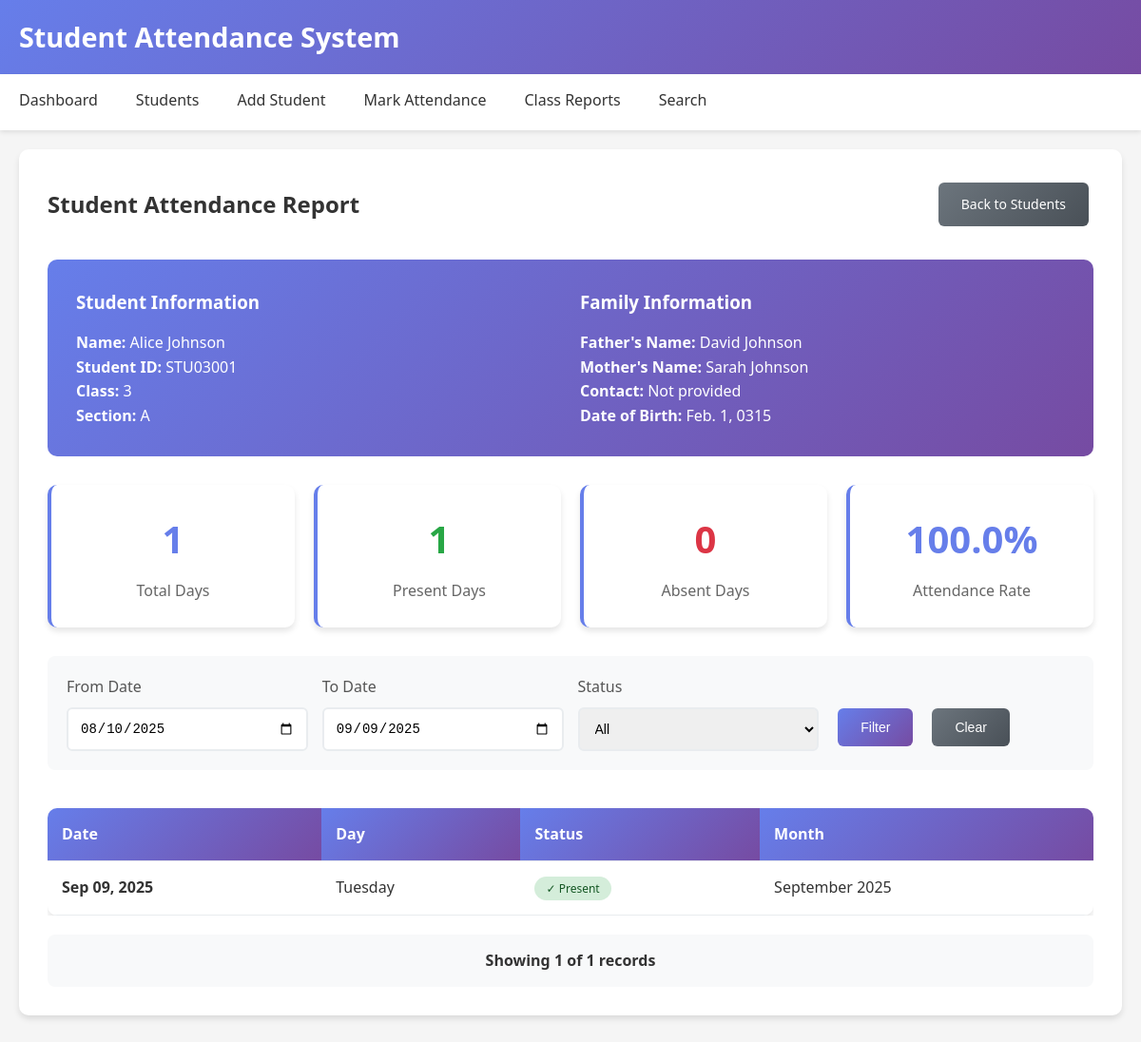
The app's page /student-report/1/ with its own data.
### students/models.py (models this page shows, shortened)
class Student(models.Model):
    student_id = models.CharField(max_length=20, unique=True)
    name = models.CharField(max_length=100)
    father_name = models.CharField(max_length=100)
    mother_name = models.CharField(max_length=100)
    student_class = models.IntegerField()
    section = models.CharField(max_length=10)
    date_of_birth = models.DateField()
    contact_number = models.CharField(max_length=15, blank=True, null=True)
    address = models.TextField(blank=True, null=True)

class Attendance(models.Model):
    student = models.ForeignKey(Student, on_delete=models.CASCADE)
    date = models.DateField()
    is_present = models.BooleanField(default=False)
    class Meta:
        unique_together = ('student', 'date')

### students/views.py (the view)
# urls.py: path('student-report/<int:student_id>/', views.student_report, name='student_report'),
def student_report(request, student_id):
    student = get_object_or_404(Student, id=student_id)
    attendances = Attendance.objects.filter(student=student).order_by('-date')
    total_days = attendances.count()
    present_days = attendances.filter(is_present=True).count()
    absent_days = total_days - present_days
    attendance_percentage = (present_days / total_days * 100) if total_days > 0 else 0
    context = {
        'student': student,
        'attendances': attendances,
        'total_days': total_days,
        'present_days': present_days,
        'absent_days': absent_days,
        'attendance_percentage': round(attendance_percentage, 2)
    }
    return render(request, 'students/student_report.html', context)

### students/templates/students/student_report.html (shortened to what this page needs)
{% extends 'students/base.html' %}
{% block content %}
<div class="card">
    <div style="display: flex; justify-content: space-between; align-items: center; margin-bottom: 30px;">
        <h2 style="color: #333; margin: 0;">Student Attendance Report</h2>
        <a href="{% url 'student_list' %}" class="btn btn-secondary">Back to Students</a>
    </div>
    <div style="background: linear-gradient(135deg, #667eea 0%, #764ba2 100%); color: white; padding: 30px; border-radius: 10px; margin-bottom: 30px;">
        <div style="display: grid; grid-template-columns: repeat(auto-fit, minmax(250px, 1fr)); gap: 20px;">
            <div>
                <h3 style="margin-bottom: 15px;">Student Information</h3>
                <p><strong>Name:</strong> {{ student.name }}</p>
                <p><strong>Student ID:</strong> {{ student.student_id }}</p>
                <p><strong>Class:</strong> {{ student.student_class }}</p>
                <p><strong>Section:</strong> {{ student.section }}</p>
            </div>
            <div>
                <h3 style="margin-bottom: 15px;">Family Information</h3>
                <p><strong>Father's Name:</strong> {{ student.father_name }}</p>
                <p><strong>Mother's Name:</strong> {{ student.mother_name }}</p>
                <p><strong>Contact:</strong> {{ student.contact_number|default:"Not provided" }}</p>
                <p><strong>Date of Birth:</strong> {{ student.date_of_birth }}</p>
            </div>
        </div>
    </div>
    <div class="stats-grid" style="margin-bottom: 30px;">
        <div class="stat-card">
            <div class="stat-number">{{ total_days }}</div>
            <div class="stat-label">Total Days</div>
        </div>
        <div class="stat-card">
            <div class="stat-number" style="color: #28a745;">{{ present_days }}</div>
            <div class="stat-label">Present Days</div>
        </div>
        <div class="stat-card">
            <div class="stat-number" style="color: #dc3545;">{{ absent_days }}</div>
            <div class="stat-label">Absent Days</div>
        </div>
        <div class="stat-card">
            <div class="stat-number" style="color: #667eea;">{{ attendance_percentage }}%</div>
            <div class="stat-label">Attendance Rate</div>
        </div>
    </div>
    <div style="display: grid; grid-template-columns: repeat(auto-fit, minmax(200px, 1fr)); gap: 15px; margin-bottom: 20px; padding: 20px; background: #f8f9fa; border-radius: 8px;">
        <div class="form-group" style="margin-bottom: 0;">
            <label for="date-from">From Date</label>
            <input type="date" id="date-from" class="form-control">
        </div>
        <div class="form-group" style="margin-bottom: 0;">
            <label for="date-to">To Date</label>
            <input type="date" id="date-to" class="form-control">
        </div>
        <div class="form-group" style="margin-bottom: 0;">
            <label for="status-filter">Status</label>
            <select id="status-filter" class="form-control">
                <option value="">All</option>
            </select>
        </div>
        <div style="display: flex; align-items: end; gap: 10px;">
            <button onclick="filterAttendance()" class="btn">Filter</button>
            <button onclick="clearFilters()" class="btn btn-secondary">Clear</button>
        </div>
    </div>
    {% if attendances %}
        <div style="overflow-x: auto;">
            <table class="table" id="attendance-records">
                <thead>
                    <tr>
                        <th>Date</th>
                        <th>Day</th>
                        <th>Status</th>
                        <th>Month</th>
                    </tr>
                </thead>
                <tbody>
                    {% for attendance in attendances %}
                    <tr data-date="{{ attendance.date|date:'Y-m-d' }}" data-status="{% if attendance.is_present %}present{% else %}absent{% endif %}">
                        <td><strong>{{ attendance.date|date:'M d, Y' }}</strong></td>
                        <td>{{ attendance.date|date:'l' }}</td>
                        <td>
                            {% if attendance.is_present %}
                                <span style="background: #d4edda; color: #155724; padding: 4px 12px; border-radius: 20px; font-size: 12px; font-weight: 500;">
                                    ✓ Present
                                </span>
                            {% else %}
                                <span style="background: #f8d7da; color: #721c24; padding: 4px 12px; border-radius: 20px; font-size: 12px; font-weight: 500;">
                                    ✗ Absent
                                </span>
                            {% endif %}
                        </td>
                        <td>{{ attendance.date|date:'F Y' }}</td>
                    </tr>
                    {% endfor %}
                </tbody>
            </table>
        </div>
        <div style="margin-top: 20px; padding: 15px; background: #f8f9fa; border-radius: 8px; text-align: center;">
            <strong>Showing <span id="visible-records">{{ attendances|length }}</span> of {{ attendances|length }} records</strong>
        </div>
    {% endif %}
</div>
{% endblock %}

### students/templates/students/base.html (style rules this page uses)
* { margin: 0; padding: 0; box-sizing: border-box; }
body { font-family: 'Segoe UI', Tahoma, Geneva, Verdana, sans-serif; background-color: #f5f5f5; color: #333; line-height: 1.6; }
.card { background: white; border-radius: 10px; box-shadow: 0 4px 6px rgba(0,0,0,0.1); padding: 30px; margin-bottom: 20px; }
.btn { display: inline-block; padding: 12px 24px; background: linear-gradient(135deg, #667eea 0%, #764ba2 100%); color: white; text-decoration: none; border-radius: 6px; border: none; cursor: pointer; font-size: 14px; font-weight: 500; transition: all 0.3s ease; margin: 5px; }
.btn-secondary { background: linear-gradient(135deg, #6c757d 0%, #495057 100%); }
.form-group { margin-bottom: 20px; }
.form-group label { display: block; margin-bottom: 8px; font-weight: 500; color: #555; }
.form-control { width: 100%; padding: 12px; border: 2px solid #e9ecef; border-radius: 6px; font-size: 14px; transition: border-color 0.3s ease; }
.table { width: 100%; border-collapse: collapse; margin-top: 20px; background: white; border-radius: 10px; overflow: hidden; box-shadow: 0 4px 6px rgba(0,0,0,0.1); }
.table th, .table td { padding: 15px; text-align: left; border-bottom: 1px solid #e9ecef; }
.table th { background: linear-gradient(135deg, #667eea 0%, #764ba2 100%); color: white; font-weight: 600; }
.stats-grid { display: grid; grid-template-columns: repeat(auto-fit, minmax(250px, 1fr)); gap: 20px; margin-bottom: 30px; }
.stat-card { background: white; padding: 25px; border-radius: 10px; box-shadow: 0 4px 6px rgba(0,0,0,0.1); text-align: center; border-left: 4px solid #667eea; }
.stat-number { font-size: 2.5rem; font-weight: bold; color: #667eea; margin-bottom: 10px; }
.stat-label { color: #666; font-size: 1rem; }

### records on screen
Student: name "Alice Johnson", student_id "STU03001", student_class "3", section "A", father_name "David Johnson", mother_name "Sarah Johnson", contact_number "Not provided", date_of_birth "Feb. 1, 0315"
Attendance: date "Sep 09, 2025", date "Tuesday", is_present "✓ Present", date "September 2025"

### other values on screen
{{ total_days }} "1"
{{ present_days }} "1"
{{ absent_days }} "0"
{{ attendance_percentage }} "100.0"
{{ attendances|length }} "1"
